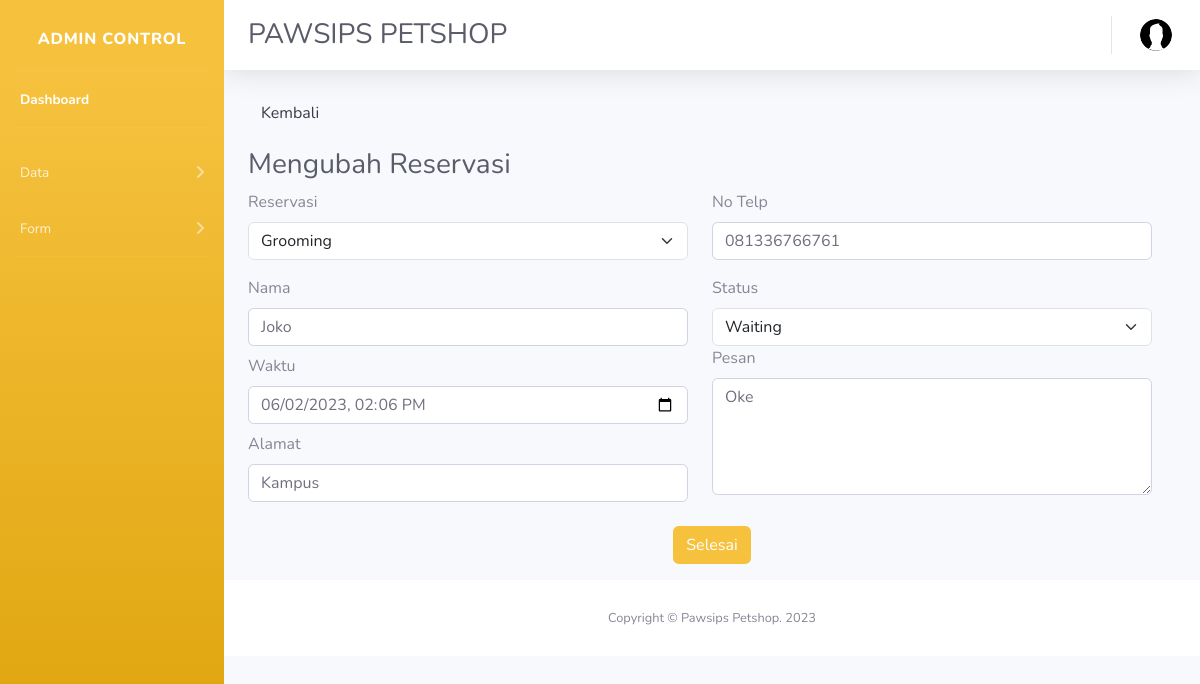
/admin/form/reservasi/ubah.php?id=2 (signed in), run on the app's committed database.
### tables this page shows
CREATE TABLE `reservasi` (
  `id` int(11) NOT NULL,
  `reservasi` varchar(50) NOT NULL,
  `nama` varchar(50) NOT NULL,
  `notelp` varchar(50) NOT NULL,
  `waktu` varchar(26) NOT NULL,
  `alamat` varchar(100) NOT NULL,
  `pesan` varchar(1000) DEFAULT NULL,
  `status` varchar(20) NOT NULL
);

### admin/functions.php (called while the page is built, shortened)
<?php
$conn = mysqli_connect("sql112.infinityfree.com","if0_34427293","DeNOIEZplq2Yya","if0_34427293_db_pet2");
function query ($query){
    global $conn;
    $result = mysqli_query($conn,$query);
    $rows = [];
    while ($row = mysqli_fetch_assoc($result)){
        $rows [] = $row;
    }
    return $rows;
}
?>

### admin/form/reservasi/ubah.php (the view, shortened to what this page needs)
<?php
require '../../functions.php';
$id = $_GET["id"];
$ganti  = query("SELECT * FROM reservasi WHERE id = $id")[0];
?>
<!DOCTYPE html>
<html lang="en">
  <head>
    <link href="https://cdn.jsdelivr.net/npm/bootstrap@5.3.0-alpha3/dist/css/bootstrap.min.css" rel="stylesheet">
    <link href="../../css/style2.css" rel="stylesheet">
  </head>
  <body id="page-top">
    <div id="wrapper">
        <ul class="navbar-nav bg-gradient-warning sidebar sidebar-dark accordion" id="accordionSidebar">
            <a class="sidebar-brand d-flex align-items-center justify-content-center" href="">
                <div class="sidebar-brand-text mx-3 pt-2">Admin Control</div>
            </a>
            <hr class="sidebar-divider my-0">
            <li class="nav-item active">
                <a class="nav-link" href="../../index.php">
                    <span>Dashboard</span></a>
            </li>
            <hr class="sidebar-divider">
            <li class="nav-item">
                <a class="nav-link collapsed" href="#" data-toggle="collapse" data-target="#collapseCharts1"
                    aria-expanded="true" aria-controls="collapseCharts1">
                    <span>Data</span>
                </a>
            </li>
            <li class="nav-item">
                <a class="nav-link collapsed" href="#" data-toggle="collapse" data-target="#collapseCharts2"
                    aria-expanded="true" aria-controls="collapseCharts2">
                    <span>Form</span>
                </a>
            </li>
            <hr class="sidebar-divider d-none d-md-block">
        </ul>
        <div id="content-wrapper" class="d-flex flex-column">
            <div id="content">
                <nav class="navbar navbar-expand navbar-light bg-white topbar mb-4 static-top shadow">
                    <div class="d-sm-flex align-items-center justify-content-between mb-4">
                        <h1 class="h3 mb-0 text-gray-800 pt-4 ps-2">PAWSIPS PETSHOP</h1>
                    </div>
                    <ul class="navbar-nav ml-auto">
                        <li class="nav-item dropdown no-arrow">
                            <a class="nav-link dropdown-toggle" href="#" id="userDropdown" role="button"
                                data-toggle="dropdown" aria-haspopup="true" aria-expanded="false">
                                <img class="img-profile rounded-circle"
                                    src="../../img/undraw_profile.svg">
                            </a>
                        </li>
                    </ul>
                </nav>
                <div class="container-fluid">
                <div class="d-flex justify-content-start pb-3">
                  <a href="reservasi.php"><button type="button" class="btn btn-light"><i class="bi bi-back"></i> Kembali</button></a>
                </div>
                    <div class="d-sm-flex align-items-center justify-content-between mb-4">
                        <h1 class="h3 mb-0 text-gray-800">Mengubah Reservasi</h1>
                    </div>
                      <form action="" method ="post" enctype="multipart/form-data" class="row g-3">
                        <div class="row">
                          <div class="col mb-3">
                            <label for="reservasi" class="form-label">Reservasi</label>
                            <select class="form-select" name="reservasi" id="reservasi" value="<?= $ganti["reservasi"]?>" required>
	<option value="grooming">Grooming</option>
                            </select>
                          </div>
                          <div class="col mb-3">
                            <label for="notelp" class="form-label">No Telp</label>
                            <input class="form-control" type="text" name="notelp" id="notelp" required autocomplete ="off" value = "<?= ($ganti["notelp"])?>">
                          </div>
                        </div>
                        <div class="row">
                          <div class="col">
                            <div class="mb-2">
                              <label for="nama" class="form-label">Nama</label>
                                <input class="form-control" type="text" name="nama" id="nama"  required autocomplete ="off"  value="<?= $ganti["nama"]?>">
                            </div>
                            <div class="mb-2">
                              <label for="waktu" class="form-label">Waktu</label>
                                     <input type="datetime-local" name="waktu" id="waktu" value="<?= $ganti["waktu"]?>" class="form-control">
                        </div>
                                             <div class="mb-2">
                              <label for="alamat" class="form-label">Alamat</label>
                              <input class="form-control" type="text" name="alamat" id="alamat" value="<?= $ganti["alamat"]?>" required autocomplete ="off">
                            </div>
                          </div>
                          <div class="col">
                            <label for="reservasi" class="form-label">Status</label>
                            <select class="form-select" name="status" id="status" value="<?= $ganti["status"]?>" required>
	<option value="Waiting">Waiting</option>
                            </select>
                            <div class="mb-2">
                              <label for="pesan">Pesan</label>
                              <textarea class="form-control" name="pesan" id="pesan" style="height: 117px"><?= $ganti["pesan"]?></textarea>
                            </div>
                          </div>
                        </div>
                        <div class="d-flex justify-content-center mb-3">
                          <button type="submit" name="submit" class="btn btn-warning">Selesai</button>
                        </div>
                      </form>
            </div>
            <footer class="sticky-footer bg-white">
                <div class="container my-auto">
                    <div class="copyright text-center my-auto">
                        <span>Copyright &copy;  Pawsips Petshop. 2023</span>
                    </div>
                </div>
            </footer>
        </div>
    </div>
</body>
</html>

### data on the page
reservasi: reservasi "Grooming", notelp "081336766761", nama "Joko", waktu "06/02/2023 14:06", alamat "Kampus", status "Waiting", pesan "Oke"
